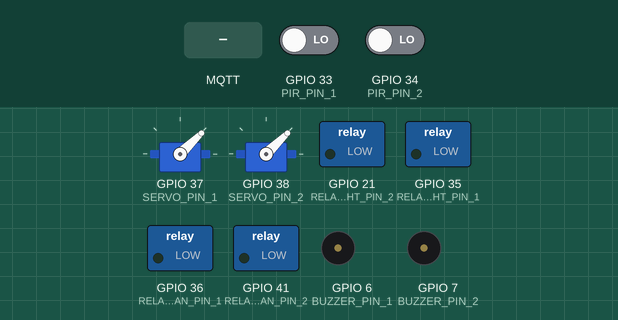
This program was run on a simulated ESP32-S3. On the bench: 2 × servo, switched loads named in the program (green lamp = pin HIGH), buzzer (waves = sounding, pin HIGH). The test bench sets the inputs (shaded band); at power-on: GPIO 33 (PIR_PIN_1) LOW, GPIO 34 (PIR_PIN_2) LOW. WiFi joins after 1.5 s; servers stay silent unless stated; random numbers use the default seed unless the program sets one; no MQTT or app messages arrive unless stated; the camera gives no picture; servo pulses on a pin are drawn as a servo (544–2400 µs = 0–180°); what the program prints to the serial monitor is not drawn.

Above: at 3.5 s.
3.6 s: MQTT message "OPEN" arrives on the first subscribed topic
At 4.2 s:
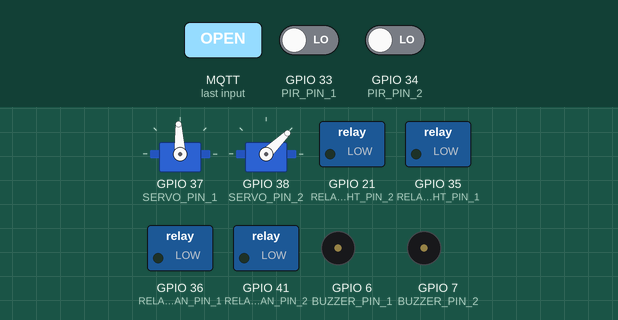
5.1 s: GPIO 33 (PIR_PIN_1) driven HIGH and GPIO 34 (PIR_PIN_2) driven HIGH
8.1 s: MQTT message "ON" arrives on the third subscribed topic
At 9.8 s:
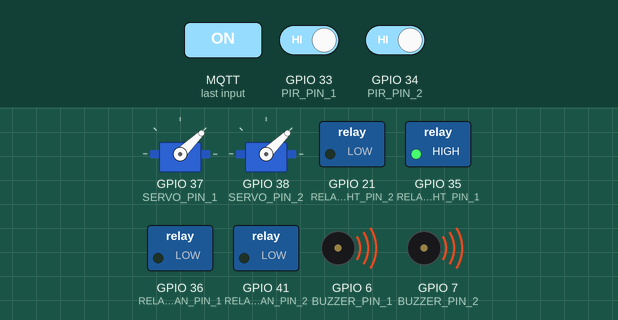
10.1 s: GPIO 33 (PIR_PIN_1) driven LOW
At 10.5 s:
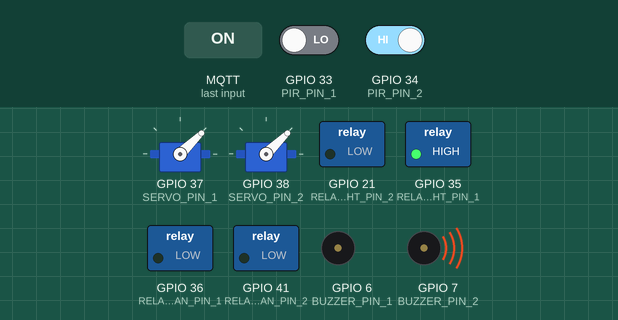
11.6 s: GPIO 34 (PIR_PIN_2) driven LOW
At 12.8 s:
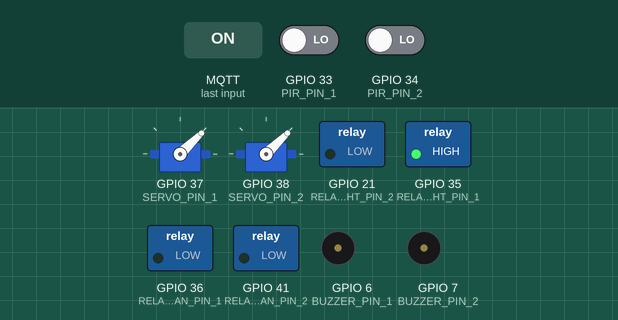
13.1 s: MQTT message "OPEN" arrives on the second subscribed topic
At 14.4 s:
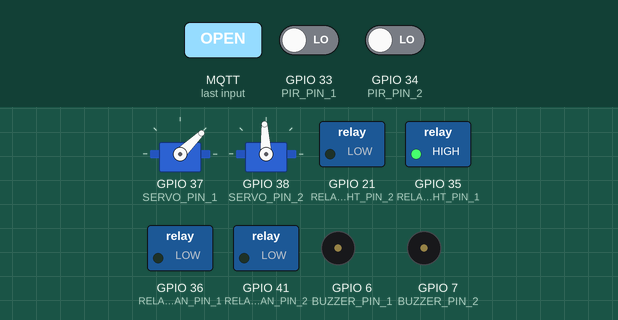
Timing chart, 0 to 19.6 s (numbered marks = the images above; inputs shaded):
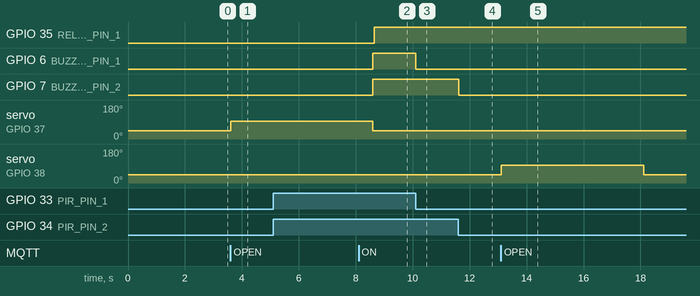

Measured:
- after the input at 3.6 s, servo on GPIO 37 (SERVO_PIN_1): 44° → 93° at once
- after the input at 5.1 s, every drawn part: stays the same
- after the input at 8.1 s, GPIO 35 (RELAY_LIGHT_PIN_1): LOW → HIGH after 0.55 s
- after the input at 10.1 s, GPIO 6 (BUZZER_PIN_1): HIGH → LOW at once
- after the input at 11.6 s, GPIO 7 (BUZZER_PIN_2): HIGH → LOW at once
- after the input at 13.1 s, servo on GPIO 38 (SERVO_PIN_2): 44° → 93° at once, → 44° 5.0 s later

The program:

main.cpp
```cpp
/**
 * ================================================================
 *   HỆ THỐNG QUẢN LÝ SÂN BÓNG RỔ - ESP32-S3 N16R8
 * ================================================================
 *  Board: ESP32-S3-WROOM-1-N16R8 (16MB Flash, 8MB OPI PSRAM)
 *  Camera tích hợp sẵn trên board (OV2640)
 *
 *  CHỨC NĂNG:
 *    1. Camera stream (MJPEG) qua HTTP tại /stream
 *    2. WiFiManager - tự tạo AP "SanBongRo_Setup" khi chưa có WiFi
 *    3. MQTT - lắng nghe lệnh điều khiển sân từ backend
 *       Topics lắng nghe:
 *         court/1/open   -> "OPEN" / "CLOSE" (Servo cửa sân 1)
 *         court/2/open   -> "OPEN" / "CLOSE" (Servo cửa sân 2)
 *         court/1/light  -> "ON" / "OFF"      (Relay đèn)
 *         court/1/fan    -> "ON" / "OFF"      (Relay quạt)
 *         court/+/status -> "BOOKED" / "EMPTY" (Trạng thái sân)
 *       Topics publish:
 *         camera/stream/url  -> URL xem camera khi khởi động
 *
 *  SƠ ĐỒ CHÂN (ESP32-S3 N16R8 board camera tích hợp):
 *    Camera: (xem phần CAMERA_PIN bên dưới - Freenove S3 WROOM)
 *    Relay đèn  : GPIO 35
 *    Relay quạt : GPIO 36
 *    Servo sân 1: GPIO 37
 *    Servo sân 2: GPIO 38  (nếu board cho phép dùng, kiểm tra trước)
 *    PIR sân 1  : GPIO 33
 *    PIR sân 2  : GPIO 34
 *    Buzzer sân 1: GPIO 6
 *    Buzzer sân 2: GPIO 7
 *
 *  LƯU Ý: Các chân relay/servo/PIR bạn CÓ THỂ THAY ĐỔI tùy dây nối thực tế.
 *          Chỉ TRÁNH các chân camera đã được dùng (xem CAMERA_PIN).
 * ================================================================
 */

#include <Arduino.h>
#include <WiFi.h>
#include <WiFiManager.h>
#include <PubSubClient.h>
#include "esp_camera.h"
#include "esp_http_server.h"
#include "esp_task_wdt.h"
#include "soc/soc.h"
#include "soc/rtc_cntl_reg.h"

// ================================================================
//   CAMERA PINOUT - Freenove / Generic ESP32-S3-WROOM CAM board
//   (Board màu đen, 2 cổng USB-C, có khe microSD ở mặt sau)
// ================================================================
#define PWDN_GPIO_NUM  -1
#define RESET_GPIO_NUM -1
#define XCLK_GPIO_NUM  15
#define SIOD_GPIO_NUM   4
#define SIOC_GPIO_NUM   5

#define Y9_GPIO_NUM    16
#define Y8_GPIO_NUM    17
#define Y7_GPIO_NUM    18
#define Y6_GPIO_NUM    12
#define Y5_GPIO_NUM    10
#define Y4_GPIO_NUM    11
#define Y3_GPIO_NUM    14
#define Y2_GPIO_NUM    47
#define VSYNC_GPIO_NUM  8
#define HREF_GPIO_NUM   9
#define PCLK_GPIO_NUM  13

// ================================================================
//   CẤU HÌNH CHÂN NGOẠI VI
//   (Các chân này nối với module mở rộng bên ngoài)
// ================================================================
#define RELAY_LIGHT_PIN_1  35  // Relay điều khiển đèn sân 1
#define RELAY_FAN_PIN_1    36  // Relay điều khiển quạt sân 1
#define RELAY_LIGHT_PIN_2  21  // Relay điều khiển đèn sân 2
#define RELAY_FAN_PIN_2    41  // Relay điều khiển quạt sân 2
#define SERVO_PIN_1      37  // Servo mở cửa sân 1
#define SERVO_PIN_2      38  // Servo mở cửa sân 2
#define PIR_PIN_1        33  // Cảm biến chuyển động sân 1
#define PIR_PIN_2        34  // Cảm biến chuyển động sân 2
#define BUZZER_PIN_1      6  // Còi báo động sân 1
#define BUZZER_PIN_2      7  // Còi báo động sân 2

// ================================================================
//   MQTT
// ================================================================
const char* MQTT_SERVER = "broker.emqx.io";
const int   MQTT_PORT   = 1883;
// Topics
#define TOPIC_COURT1_OPEN   "court/1/open"
#define TOPIC_COURT2_OPEN   "court/2/open"
#define TOPIC_COURT1_LIGHT  "court/1/light"
#define TOPIC_COURT1_FAN    "court/1/fan"
#define TOPIC_COURT2_LIGHT  "court/2/light"
#define TOPIC_COURT2_FAN    "court/2/fan"
#define TOPIC_COURT_STATUS  "court/+/status"
#define TOPIC_CAM_URL       "camera/stream/url"

// ================================================================
//   TOÀN CỤC
// ================================================================
WiFiClient   espClient;
PubSubClient mqtt(espClient);
httpd_handle_t stream_httpd = NULL;

bool isCourt1Booked = false;
bool isCourt2Booked = false;
bool lightOn        = false;
bool fanOn          = false;

// ================================================================
//   SERVO (không dùng thư viện, dùng PWM thô để tránh xung đột
//          với camera LEDC channel)
// ================================================================
#define SERVO1_LEDC_CH  2
#define SERVO2_LEDC_CH  3
#define SERVO_FREQ      50    // 50Hz
#define SERVO_RES       14    // ESP32-S3 chỉ hỗ trợ tối đa 14-bit

// Tính duty cycle từ góc độ (0-180 deg)
// Pulse: 1ms (0°) → 2ms (180°) trên chu kỳ 20ms
uint32_t angleToDuty(int angle) {
  float minDuty = (1.0f / 20.0f) * 16383;   // 1ms / 20ms
  float maxDuty = (2.0f / 20.0f) * 16383;   // 2ms / 20ms
  return (uint32_t)(minDuty + (maxDuty - minDuty) * angle / 180.0f);
}

void servoSetup() {
  ledcSetup(SERVO1_LEDC_CH, SERVO_FREQ, SERVO_RES);
  ledcSetup(SERVO2_LEDC_CH, SERVO_FREQ, SERVO_RES);
  ledcAttachPin(SERVO_PIN_1, SERVO1_LEDC_CH);
  ledcAttachPin(SERVO_PIN_2, SERVO2_LEDC_CH);
  // Khóa cửa ban đầu (0 độ)
  ledcWrite(SERVO1_LEDC_CH, angleToDuty(0));
  ledcWrite(SERVO2_LEDC_CH, angleToDuty(0));
}

void servoWrite(int channel, int angle) {
  ledcWrite(channel, angleToDuty(angle));
}

// ================================================================
//   CAMERA - KHỞI TẠO
// ================================================================
bool initCamera() {
  // Kéo dài Watchdog timeout lên 30s (camera I2C probe có thể chậm)
  esp_task_wdt_init(30, false);

  Serial.println("[CAM] Khoi tao camera...");
  Serial.printf("[CAM] XCLK=%d SDA=%d SCL=%d\n", XCLK_GPIO_NUM, SIOD_GPIO_NUM, SIOC_GPIO_NUM);
  Serial.printf("[CAM] VSYNC=%d HREF=%d PCLK=%d\n", VSYNC_GPIO_NUM, HREF_GPIO_NUM, PCLK_GPIO_NUM);

  camera_config_t config;
  config.ledc_channel = LEDC_CHANNEL_0;
  config.ledc_timer   = LEDC_TIMER_0;
  config.pin_d0       = Y2_GPIO_NUM;
  config.pin_d1       = Y3_GPIO_NUM;
  config.pin_d2       = Y4_GPIO_NUM;
  config.pin_d3       = Y5_GPIO_NUM;
  config.pin_d4       = Y6_GPIO_NUM;
  config.pin_d5       = Y7_GPIO_NUM;
  config.pin_d6       = Y8_GPIO_NUM;
  config.pin_d7       = Y9_GPIO_NUM;
  config.pin_xclk     = XCLK_GPIO_NUM;
  config.pin_pclk     = PCLK_GPIO_NUM;
  config.pin_vsync    = VSYNC_GPIO_NUM;
  config.pin_href     = HREF_GPIO_NUM;
  config.pin_sccb_sda = SIOD_GPIO_NUM;
  config.pin_sccb_scl = SIOC_GPIO_NUM;
  config.pin_pwdn     = PWDN_GPIO_NUM;
  config.pin_reset    = RESET_GPIO_NUM;
  config.xclk_freq_hz = 20000000;
  config.pixel_format = PIXFORMAT_JPEG;
  config.grab_mode    = CAMERA_GRAB_WHEN_EMPTY;

  // Bắt đầu bằng VGA + DRAM để test - đơn giản nhất, ít lỗi nhất
  config.frame_size   = FRAMESIZE_VGA;
  config.jpeg_quality = 12;
  config.fb_count     = 1;
  config.fb_location  = CAMERA_FB_IN_DRAM;

  esp_err_t err = esp_camera_init(&config);
  if (err != ESP_OK) {
    Serial.printf("[CAM] Init FAILED: 0x%x\n", err);
    if (err == 0x105) {
      Serial.println("[CAM] >> Loi 0x105: SAI CHAN! Kiem tra SIOD/SIOC/XCLK");
    } else if (err == 0x101) {
      Serial.println("[CAM] >> Loi 0x101: Camera khong phan hoi (nguon yeu?)");
    }
    return false;
  }

  sensor_t *s = esp_camera_sensor_get();
  Serial.printf("[CAM] OK! Sensor PID: 0x%04x\n", s->id.PID);

  // Nếu có PSRAM thì nâng lên UXGA
  if (psramFound()) {
    s->set_framesize(s, FRAMESIZE_UXGA);
    Serial.println("[CAM] Nang len UXGA (PSRAM)");
  }

  s->set_vflip(s, 1);
  s->set_hmirror(s, 1);
  return true;
}

// ================================================================
//   CAMERA - HTTP STREAM SERVER (MJPEG)
// ================================================================
#define STREAM_BOUNDARY "mjpeg-boundary-esp32s3"

static esp_err_t stream_handler(httpd_req_t *req) {
  camera_fb_t *fb        = NULL;
  esp_err_t    res        = ESP_OK;
  uint8_t     *jpg_buf   = NULL;
  size_t       jpg_len   = 0;
  char         part[128];

  res = httpd_resp_set_type(req,
    "multipart/x-mixed-replace;boundary=" STREAM_BOUNDARY);
  if (res != ESP_OK) return res;

  httpd_resp_set_hdr(req, "Access-Control-Allow-Origin", "*");

  while (true) {
    fb = esp_camera_fb_get();
    if (!fb) { res = ESP_FAIL; break; }

    if (fb->format != PIXFORMAT_JPEG) {
      bool ok = frame2jpg(fb, 80, &jpg_buf, &jpg_len);
      esp_camera_fb_return(fb);
      fb = NULL;
      if (!ok) { res = ESP_FAIL; break; }
    } else {
      jpg_len = fb->len;
      jpg_buf = fb->buf;
    }

    size_t hlen = snprintf(part, sizeof(part),
      "\r\n--%s\r\nContent-Type: image/jpeg\r\nContent-Length: %u\r\n\r\n",
      STREAM_BOUNDARY, (unsigned)jpg_len);

    res = httpd_resp_send_chunk(req, part, hlen);
    if (res == ESP_OK)
      res = httpd_resp_send_chunk(req, (const char*)jpg_buf, jpg_len);

    if (fb) {
      esp_camera_fb_return(fb); fb = NULL;
    } else if (jpg_buf) {
      free(jpg_buf); jpg_buf = NULL;
    }

    if (res != ESP_OK) break;
  }
  return res;
}

// Endpoint /snapshot: chụp 1 ảnh tĩnh JPEG
static esp_err_t snapshot_handler(httpd_req_t *req) {
  camera_fb_t *fb = esp_camera_fb_get();
  if (!fb) {
    httpd_resp_send_500(req);
    return ESP_FAIL;
  }
  httpd_resp_set_type(req, "image/jpeg");
  httpd_resp_set_hdr(req, "Access-Control-Allow-Origin", "*");
  httpd_resp_send(req, (const char*)fb->buf, fb->len);
  esp_camera_fb_return(fb);
  return ESP_OK;
}

void startCameraServer() {
  httpd_config_t cfg = HTTPD_DEFAULT_CONFIG();
  cfg.server_port    = 80;
  cfg.stack_size     = 8192;

  if (httpd_start(&stream_httpd, &cfg) != ESP_OK) {
    Serial.println("[HTTP] Không thể khởi động HTTP server!");
    return;
  }

  httpd_uri_t stream_uri  = { "/stream",   HTTP_GET, stream_handler,   NULL };
  httpd_uri_t snap_uri    = { "/snapshot", HTTP_GET, snapshot_handler, NULL };
  httpd_register_uri_handler(stream_httpd, &stream_uri);
  httpd_register_uri_handler(stream_httpd, &snap_uri);

  Serial.println("[HTTP] Stream: /stream | Snapshot: /snapshot");
}

// ================================================================
//   MQTT CALLBACK
// ================================================================
void openDoor(int courtId) {
  int ch = (courtId == 1) ? SERVO1_LEDC_CH : SERVO2_LEDC_CH;
  Serial.printf("[DOOR] Mở cửa sân %d\n", courtId);
  servoWrite(ch, 90);   // Mở
  delay(5000);
  Serial.printf("[DOOR] Đóng cửa sân %d\n", courtId);
  servoWrite(ch, 0);    // Đóng lại sau 5 giây
}

void closeDoor(int courtId) {
  int ch = (courtId == 1) ? SERVO1_LEDC_CH : SERVO2_LEDC_CH;
  Serial.printf("[DOOR] Đóng cửa sân %d\n", courtId);
  servoWrite(ch, 0);
}

void mqttCallback(char *topic, byte *payload, unsigned int len) {
  String msg = "";
  for (unsigned int i = 0; i < len; i++) msg += (char)payload[i];
  String t = String(topic);
  Serial.printf("[MQTT] %s -> %s\n", topic, msg.c_str());

  // --- Cửa ---
  if (t == TOPIC_COURT1_OPEN) {
    if      (msg == "OPEN")  openDoor(1);
    else if (msg == "CLOSE") closeDoor(1);
  } else if (t == TOPIC_COURT2_OPEN) {
    if      (msg == "OPEN")  openDoor(2);
    else if (msg == "CLOSE") closeDoor(2);
  }

  // --- Đèn Sân 1 ---
  if (t == TOPIC_COURT1_LIGHT) {
    if (msg == "ON") {
      digitalWrite(RELAY_LIGHT_PIN_1, HIGH); lightOn = true;
      Serial.println("[RELAY] Den San 1 ON");
    } else if (msg == "OFF") {
      digitalWrite(RELAY_LIGHT_PIN_1, LOW); lightOn = false;
      Serial.println("[RELAY] Den San 1 OFF");
    }
  }

  // --- Quạt Sân 1 ---
  if (t == TOPIC_COURT1_FAN) {
    if (msg == "ON") {
      digitalWrite(RELAY_FAN_PIN_1, HIGH); fanOn = true;
      Serial.println("[RELAY] Quat San 1 ON");
    } else if (msg == "OFF") {
      digitalWrite(RELAY_FAN_PIN_1, LOW); fanOn = false;
      Serial.println("[RELAY] Quat San 1 OFF");
    }
  }

  // --- Đèn Sân 2 ---
  if (t == TOPIC_COURT2_LIGHT) {
    if (msg == "ON") {
      digitalWrite(RELAY_LIGHT_PIN_2, HIGH);
      Serial.println("[RELAY] Den San 2 ON");
    } else if (msg == "OFF") {
      digitalWrite(RELAY_LIGHT_PIN_2, LOW);
      Serial.println("[RELAY] Den San 2 OFF");
    }
  }

  // --- Quạt Sân 2 ---
  if (t == TOPIC_COURT2_FAN) {
    if (msg == "ON") {
      digitalWrite(RELAY_FAN_PIN_2, HIGH);
      Serial.println("[RELAY] Quat San 2 ON");
    } else if (msg == "OFF") {
      digitalWrite(RELAY_FAN_PIN_2, LOW);
      Serial.println("[RELAY] Quat San 2 OFF");
    }
  }

  // --- Trạng thái sân ---
  if (t == "court/1/status") {
    isCourt1Booked = (msg == "BOOKED");
    Serial.printf("[STATUS] San 1: %s\n", isCourt1Booked ? "BOOKED" : "EMPTY");
  } else if (t == "court/2/status") {
    isCourt2Booked = (msg == "BOOKED");
    Serial.printf("[STATUS] San 2: %s\n", isCourt2Booked ? "BOOKED" : "EMPTY");
  }
}

// ================================================================
//   MQTT KẾT NỐI LẠI
// ================================================================
void reconnectMQTT() {
  int attempts = 0;
  while (!mqtt.connected() && attempts < 5) {
    attempts++;
    String clientId = "ESP32S3_Court_" + String(random(0xFFFF), HEX);
    Serial.printf("[MQTT] Kết nối... (lần %d)\n", attempts);

    if (mqtt.connect(clientId.c_str())) {
      Serial.println("[MQTT] OK!");
      mqtt.subscribe(TOPIC_COURT1_OPEN);
      mqtt.subscribe(TOPIC_COURT2_OPEN);
      mqtt.subscribe(TOPIC_COURT1_LIGHT);
      mqtt.subscribe(TOPIC_COURT1_FAN);
      mqtt.subscribe(TOPIC_COURT2_LIGHT);
      mqtt.subscribe(TOPIC_COURT2_FAN);
      mqtt.subscribe(TOPIC_COURT_STATUS);
      Serial.println("[MQTT] Đã subscribe tất cả topics");

      // Publish URL camera lên MQTT để backend biết
      String url = "http://" + WiFi.localIP().toString() + "/stream";
      mqtt.publish(TOPIC_CAM_URL, url.c_str(), true); // retain = true
      Serial.printf("[MQTT] Camera URL: %s\n", url.c_str());

    } else {
      Serial.printf("[MQTT] Thất bại (rc=%d), thử lại sau 3s\n", mqtt.state());
      delay(3000);
    }
  }
}

// ================================================================
//   SETUP
// ================================================================
void setup() {
  // Tắt brownout detector để tránh reset bất ngờ
  WRITE_PERI_REG(RTC_CNTL_BROWN_OUT_REG, 0);

  Serial.begin(115200);
  delay(500);
  Serial.println("\n=== HE THONG QUAN LY SAN BONG RO - ESP32-S3 N16R8 ===");
  Serial.printf("[SYS] PSRAM: %s | Flash: %dMB\n",
    psramFound() ? "OK" : "KHONG TIM THAY",
    spi_flash_get_chip_size() / (1024 * 1024));

  // --- Relay ---
  pinMode(RELAY_LIGHT_PIN_1, OUTPUT);
  pinMode(RELAY_FAN_PIN_1,   OUTPUT);
  pinMode(RELAY_LIGHT_PIN_2, OUTPUT);
  pinMode(RELAY_FAN_PIN_2,   OUTPUT);
  digitalWrite(RELAY_LIGHT_PIN_1, LOW);
  digitalWrite(RELAY_FAN_PIN_1,   LOW);
  digitalWrite(RELAY_LIGHT_PIN_2, LOW);
  digitalWrite(RELAY_FAN_PIN_2,   LOW);

  // --- PIR & Buzzer ---
  pinMode(PIR_PIN_1,    INPUT);
  pinMode(PIR_PIN_2,    INPUT);
  pinMode(BUZZER_PIN_1, OUTPUT);
  pinMode(BUZZER_PIN_2, OUTPUT);
  digitalWrite(BUZZER_PIN_1, LOW);
  digitalWrite(BUZZER_PIN_2, LOW);

  // --- Servo ---
  servoSetup();

  // --- Khởi tạo Camera ---
  if (!initCamera()) {
    Serial.println("[FATAL] Camera lỗi! Kiểm tra chân hoặc nguồn.");
    // Không restart - vẫn cho chạy các chức năng khác
  }

  // --- WiFiManager ---
  WiFiManager wm;
  wm.setConfigPortalTimeout(180);
  Serial.println("[WIFI] Khởi động WiFiManager...");
  Serial.println("[WIFI] Nếu chưa có WiFi, kết nối AP 'SanBongRo_Setup' (pass: 12345678)");
  Serial.println("[WIFI] Rồi vào 192.168.4.1 để nhập thông tin WiFi");

  bool connected = wm.autoConnect("SanBongRo_Setup", "12345678");

  if (!connected) {
    Serial.println("[WIFI] Kết nối thất bại! Khởi động lại sau 5s...");
    delay(5000);
    ESP.restart();
  }

  Serial.printf("[WIFI] Kết nối thành công! IP: %s\n",
    WiFi.localIP().toString().c_str());

  // --- HTTP Camera Server ---
  startCameraServer();
  Serial.printf("[HTTP] Stream  : http://%s/stream\n",
    WiFi.localIP().toString().c_str());
  Serial.printf("[HTTP] Snapshot: http://%s/snapshot\n",
    WiFi.localIP().toString().c_str());

  // --- MQTT ---
  mqtt.setServer(MQTT_SERVER, MQTT_PORT);
  mqtt.setCallback(mqttCallback);
  reconnectMQTT();

  Serial.println("\n=== HỆ THỐNG SẴN SÀNG ===");
}

// ================================================================
//   LOOP
// ================================================================
void loop() {
  // Giữ kết nối MQTT
  if (!mqtt.connected()) {
    reconnectMQTT();
  }
  mqtt.loop();

  // Báo động Sân 1 - Nếu phát hiện người khi sân chưa đặt
  if (digitalRead(PIR_PIN_1) == HIGH && !isCourt1Booked) {
    digitalWrite(BUZZER_PIN_1, HIGH);
  } else {
    digitalWrite(BUZZER_PIN_1, LOW);
  }

  // Báo động Sân 2
  if (digitalRead(PIR_PIN_2) == HIGH && !isCourt2Booked) {
    digitalWrite(BUZZER_PIN_2, HIGH);
  } else {
    digitalWrite(BUZZER_PIN_2, LOW);
  }

  // Delay ngắn để không chặn WiFi/MQTT stack
  delay(50);
}
```
